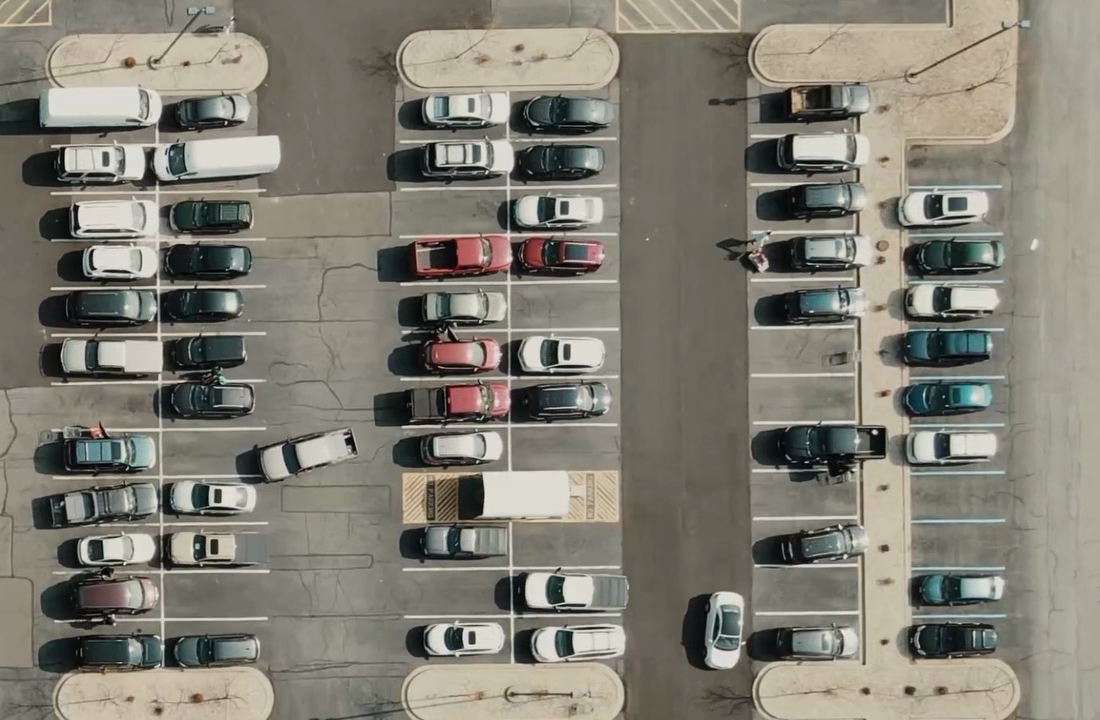
#> input picture carParkImg.png, 1100 x 720 px
$ python -i main.py   (imports and definitions only)
#> lines starting #> are read from the running program, lines starting #| are printed output that depends on the picture; after the words box and inside, x2 and y2 are one past the last pixel; in counts of white or black regions, pixels touching at a corner belong together
#> further down, picture is the input picture: shape (720, 1100, 3); mean B, G, R 116, 126.7, 129.8
import cv2
import numpy as np
import cvzone
import pickle

# Initialize constants
WIDTH, HEIGHT = 108, 48  # Dimensions of each parking space in pixels
FREE_SPACE_THRESHOLD = 500  # Number of white pixels to consider a parking space free
GAUSSIAN_BLOCK_SIZE = 25
GAUSSIAN_C = 16

# Load pre-saved positions of parking spaces from a pickle file
# [5 lines not run here, left out]

# Function to preprocess each video frame
def process_frame(frame):
    gray = cv2.cvtColor(frame, cv2.COLOR_BGR2GRAY)  # Convert to grayscale
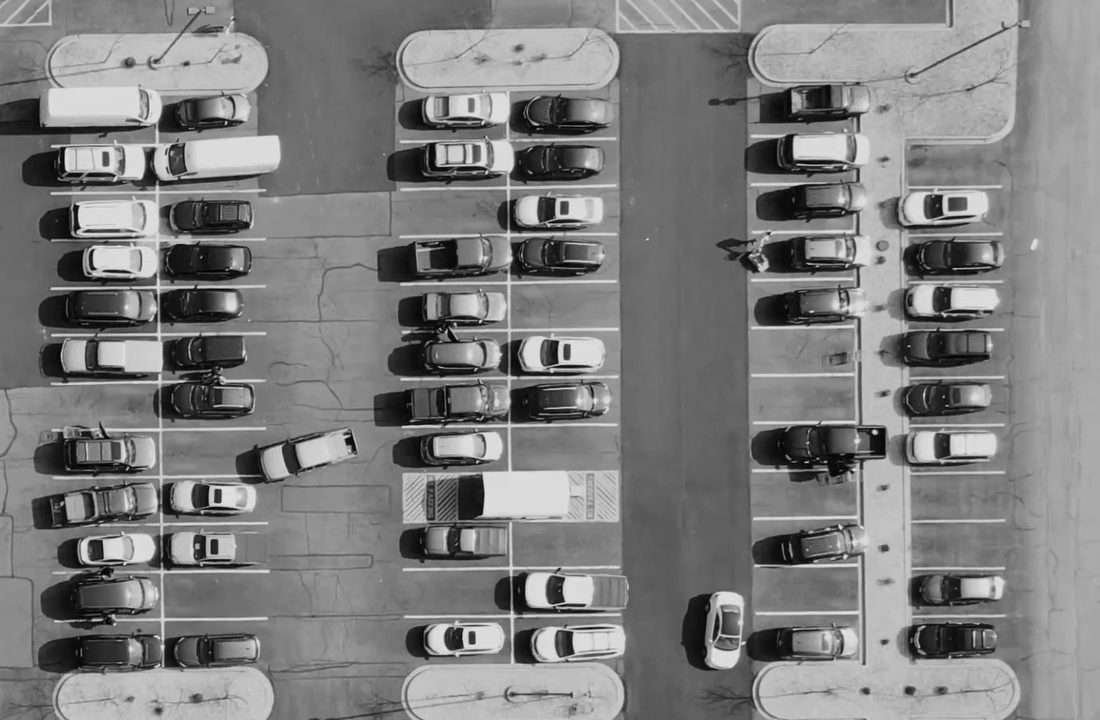
#> gray: shape (720, 1100); min 0, max 232, mean 126.4
    blurred = cv2.GaussianBlur(gray, (3, 3), 1)  # Apply Gaussian blur
    # Apply adaptive thresholding
    thresholded = cv2.adaptiveThreshold(blurred, 255, cv2.ADAPTIVE_THRESH_GAUSSIAN_C,
                                        cv2.THRESH_BINARY_INV, GAUSSIAN_BLOCK_SIZE, GAUSSIAN_C)
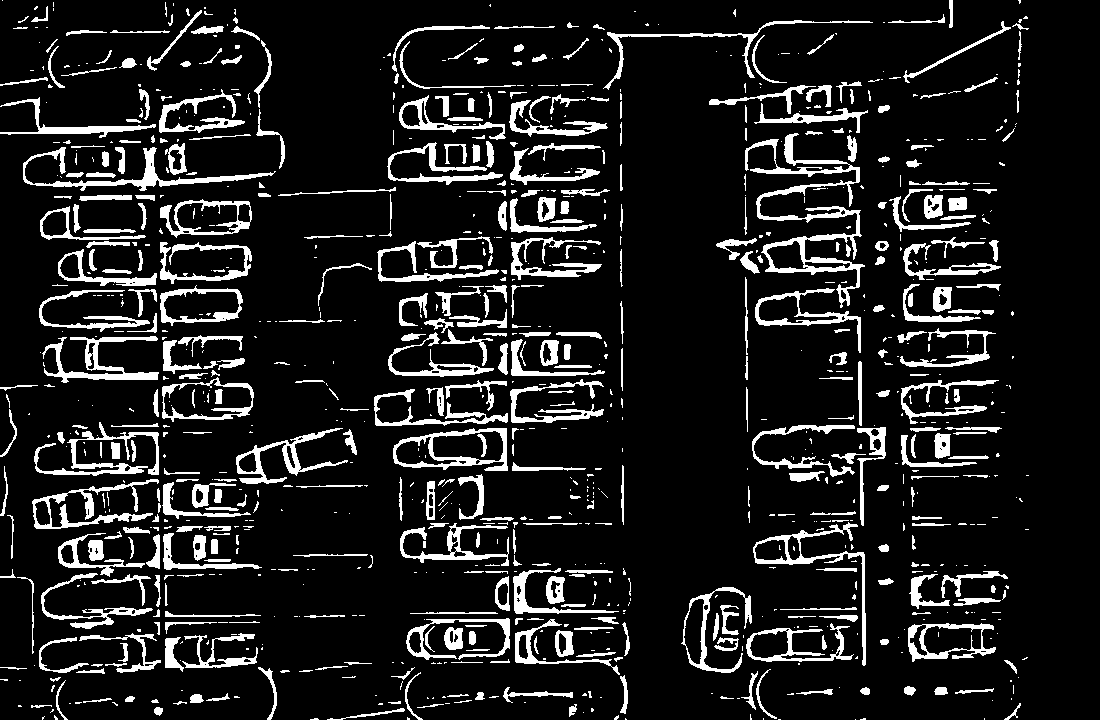
#> thresholded: shape (720, 1100); 11.9% white; 1006 white regions (565 under 20 px), largest, box (x1, y1, x2, y2) and area: (745, 133, 865, 308) 3900, (23, 147, 276, 191) 1800, (42, 336, 159, 383) 1619
    median = cv2.medianBlur(thresholded, 5)  # Apply median blur
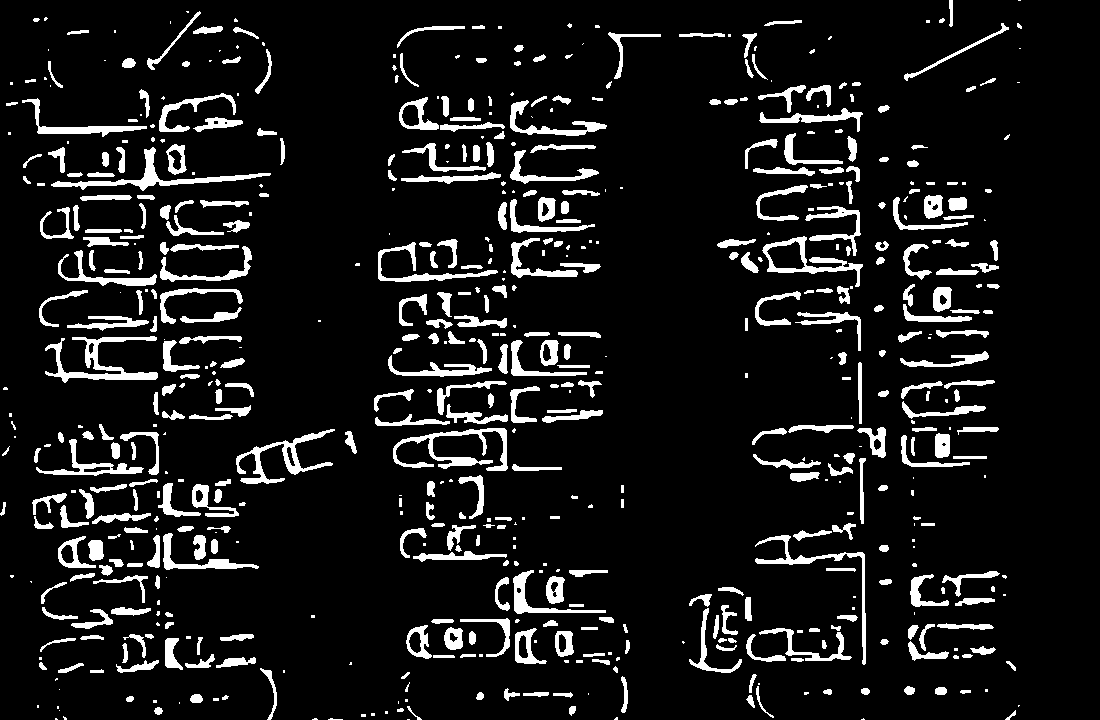
#> median: shape (720, 1100); 9.7% white; 627 white regions (200 under 20 px), largest, box (x1, y1, x2, y2) and area: (45, 336, 158, 383) 1591, (393, 428, 508, 471) 1487, (51, 147, 271, 191) 1418
    kernel = np.zeros((3, 3), np.uint8)  # Initialize kernel for dilation
    dilated = cv2.dilate(median, kernel, iterations=1)  # Dilate the image
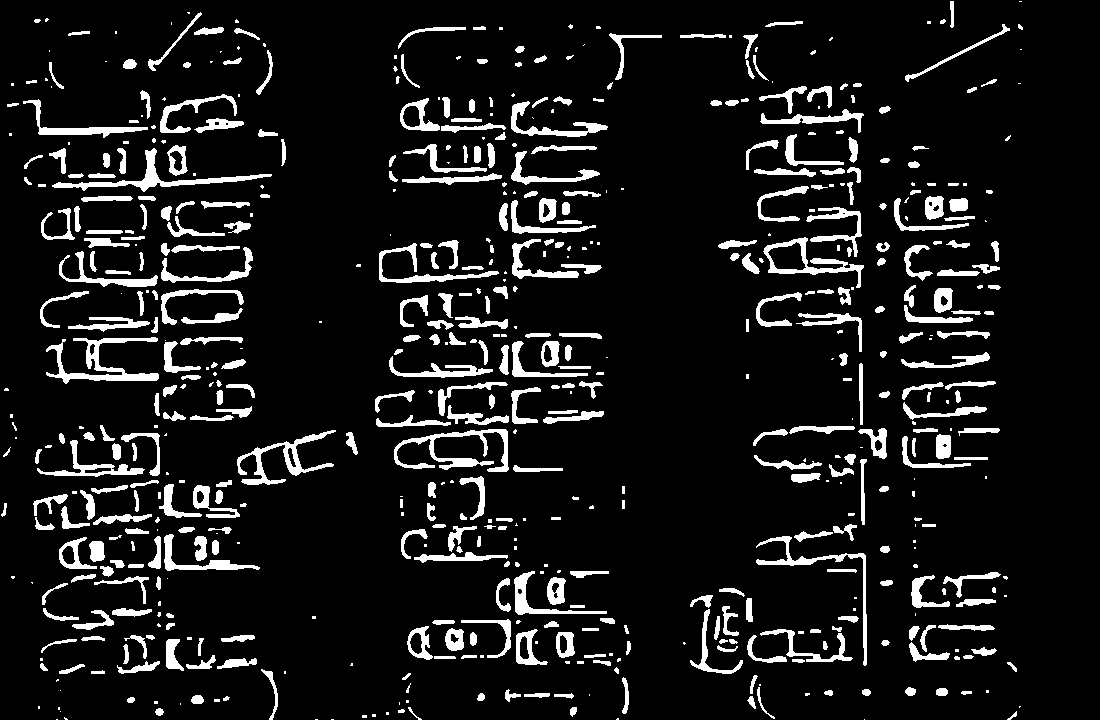
#> dilated: shape (720, 1100); 9.6% white; 626 white regions (199 under 20 px), largest, box (x1, y1, x2, y2) and area: (46, 337, 159, 384) 1591, (394, 429, 509, 472) 1487, (52, 148, 272, 192) 1418
    return dilated

# Function to check and mark each parking space as occupied or free
def check_parking_space(processed_img, original_img):
    free_space_count = 0  # Counter for free spaces

    # Loop through each parking position
    for x, y in posList:
        crop_img = processed_img[y:y + HEIGHT, x:x + WIDTH]  # Crop image around parking space
        count = cv2.countNonZero(crop_img)  # Count the number of white pixels
        # Display the white pixel count on the original image
        cvzone.putTextRect(original_img, str(count), (x, y + HEIGHT - 1), scale=1, thickness=1, offset=0, colorR=(0, 0, 255))

        # Check if parking space is free based on white pixel count
        if count < FREE_SPACE_THRESHOLD:
            color = (0, 255, 0)  # Green for free
            thickness = 4  # Thicker rectangle for free space
            free_space_count += 1  # Increment free space counter
        else:
            color = (0, 0, 255)  # Red for occupied
            thickness = 2  # Thinner rectangle for occupied space

        # Draw rectangle around parking space on original image
        cv2.rectangle(original_img, (x, y), (x + WIDTH, y + HEIGHT), color, thickness)

    # Display the number of free spaces on the original image
    free_space_text = f"FREE: {free_space_count}/{len(posList)}"
    cvzone.putTextRect(original_img, free_space_text, (450, 50), scale=2, thickness=3, offset=20, colorR=(0, 200, 0))

# Main loop to process video frames
# [25 lines not run here, left out]

>>> import cv2
>>> picture = cv2.imread('carParkImg.png')
>>> result = process_frame(picture)
